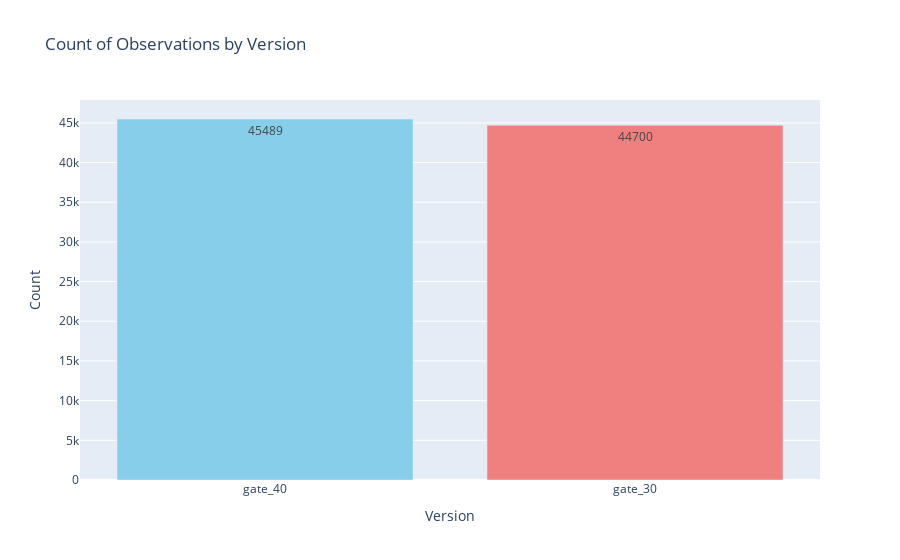

The cell this chart's notebook holds for it:
### Code cell
fig = go.Figure()

fig.add_trace(go.Bar(
    x=version_counts.index,
    y=version_counts.values,
    marker_color=["skyblue", "lightcoral"],
    text=version_counts.values, 
))

fig.update_layout(
    title="Count of Observations by Version",
    xaxis_title="Version",
    yaxis_title="Count",
    showlegend=False,
    height=600
)

fig

### Figure 1 — Plotly figure (JSON) as saved in the notebook; plotly's stock layout.template omitted (floating-point values rounded to 4 significant figures)
{"data": [{"marker": {"color": ["skyblue", "lightcoral"]}, "text": [45489, 44700], "type": "bar", "x": ["gate_40", "gate_30"], "y": [45489, 44700]}], "layout": {"autosize": true, "showlegend": false, "title": {"text": "Count of Observations by Version"}, "xaxis": {"autorange": true, "range": [-0.5, 1.5], "title": {"text": "Version"}, "type": "category"}, "yaxis": {"autorange": true, "range": [0, 47880.0], "title": {"text": "Count"}, "type": "linear"}}}
